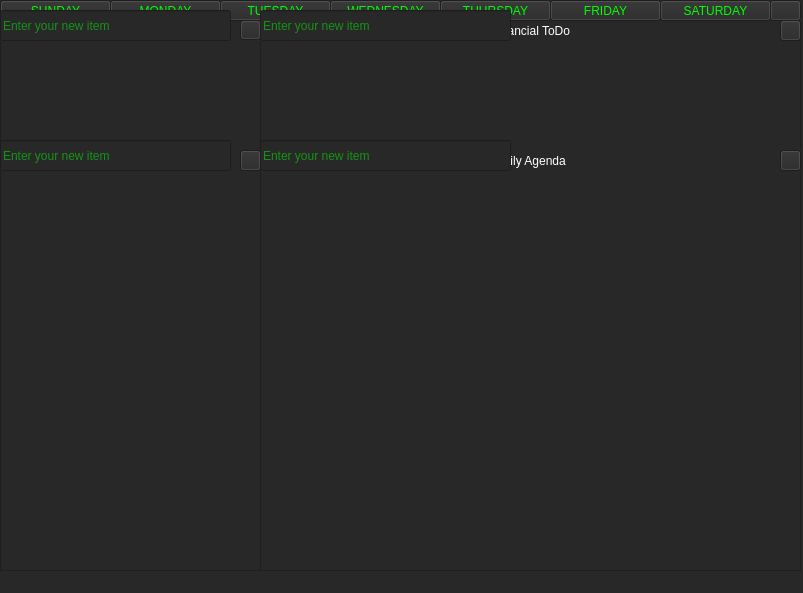
<?xml version="1.0" encoding="UTF-8"?>
<ui version="4.0">
 <class>MainWindow</class>
 <widget class="QMainWindow" name="MainWindow">
  <property name="geometry">
   <rect>
    <x>0</x>
    <y>0</y>
    <width>803</width>
    <height>593</height>
   </rect>
  </property>
  <property name="windowTitle">
   <string>MainWindow</string>
  </property>
  <property name="windowIcon">
   <iconset theme="QIcon::ThemeIcon::InputKeyboard"/>
  </property>
  <property name="autoFillBackground">
   <bool>false</bool>
  </property>
  <property name="styleSheet">
   <string notr="true">font: 12pt &quot;OCR A&quot;;
color: rgb(0, 255, 0);
background-color: rgb(40, 40, 40);</string>
  </property>
  <widget class="QWidget" name="centralwidget">
   <property name="styleSheet">
    <string notr="true"/>
   </property>
   <widget class="QListWidget" name="WeeklyToDo">
    <property name="geometry">
     <rect>
      <x>0</x>
      <y>170</y>
      <width>261</width>
      <height>401</height>
     </rect>
    </property>
    <property name="styleSheet">
     <string notr="true">font: 12pt &quot;OCR A&quot;;</string>
    </property>
   </widget>
   <widget class="QListWidget" name="ImportantDates">
    <property name="geometry">
     <rect>
      <x>0</x>
      <y>40</y>
      <width>261</width>
      <height>111</height>
     </rect>
    </property>
    <property name="styleSheet">
     <string notr="true">font: 12pt &quot;OCR A&quot;;</string>
    </property>
   </widget>
   <widget class="QListWidget" name="DailyEvents">
    <property name="geometry">
     <rect>
      <x>260</x>
      <y>170</y>
      <width>541</width>
      <height>401</height>
     </rect>
    </property>
    <property name="autoFillBackground">
     <bool>false</bool>
    </property>
    <property name="styleSheet">
     <string notr="true">font: 12pt &quot;OCR A&quot;;</string>
    </property>
   </widget>
   <widget class="QListWidget" name="FinancialToDo">
    <property name="geometry">
     <rect>
      <x>260</x>
      <y>40</y>
      <width>541</width>
      <height>111</height>
     </rect>
    </property>
    <property name="styleSheet">
     <string notr="true">font: 12pt &quot;OCR A&quot;;</string>
    </property>
   </widget>
   <widget class="QLabel" name="ImportantDatesLabel">
    <property name="geometry">
     <rect>
      <x>0</x>
      <y>20</y>
      <width>261</width>
      <height>21</height>
     </rect>
    </property>
    <property name="styleSheet">
     <string notr="true">font: 12pt &quot;OCR A&quot;;
text-align:center;
background-color:regb(255,0,0);
color:white;</string>
    </property>
    <property name="text">
     <string>Important Dates</string>
    </property>
    <property name="alignment">
     <set>Qt::AlignmentFlag::AlignCenter</set>
    </property>
   </widget>
   <widget class="QLabel" name="WeeklyToDoLabel">
    <property name="geometry">
     <rect>
      <x>0</x>
      <y>150</y>
      <width>261</width>
      <height>21</height>
     </rect>
    </property>
    <property name="styleSheet">
     <string notr="true">font: 12pt &quot;OCR A&quot;;
text-align:center;
background-color:regb(255,0,0);
color:white;</string>
    </property>
    <property name="text">
     <string>Weekly ToDo</string>
    </property>
    <property name="alignment">
     <set>Qt::AlignmentFlag::AlignCenter</set>
    </property>
   </widget>
   <widget class="QLabel" name="DailyAgendaLabel">
    <property name="geometry">
     <rect>
      <x>260</x>
      <y>150</y>
      <width>541</width>
      <height>21</height>
     </rect>
    </property>
    <property name="styleSheet">
     <string notr="true">font: 12pt &quot;OCR A&quot;;
text-align:center;
background-color:regb(255,0,0);
color:white;</string>
    </property>
    <property name="text">
     <string>Daily Agenda</string>
    </property>
    <property name="alignment">
     <set>Qt::AlignmentFlag::AlignCenter</set>
    </property>
   </widget>
   <widget class="QLabel" name="FinancialLabel">
    <property name="geometry">
     <rect>
      <x>260</x>
      <y>20</y>
      <width>541</width>
      <height>21</height>
     </rect>
    </property>
    <property name="styleSheet">
     <string notr="true">font: 12pt &quot;OCR A&quot;;
text-align:center;
background-color:regb(255,0,0);
color:white;</string>
    </property>
    <property name="text">
     <string>Financial ToDo</string>
    </property>
    <property name="alignment">
     <set>Qt::AlignmentFlag::AlignCenter</set>
    </property>
   </widget>
   <widget class="QPushButton" name="Sunday">
    <property name="geometry">
     <rect>
      <x>0</x>
      <y>0</y>
      <width>111</width>
      <height>21</height>
     </rect>
    </property>
    <property name="text">
     <string>SUNDAY</string>
    </property>
    <property name="checkable">
     <bool>false</bool>
    </property>
   </widget>
   <widget class="QPushButton" name="Monday">
    <property name="geometry">
     <rect>
      <x>110</x>
      <y>0</y>
      <width>111</width>
      <height>21</height>
     </rect>
    </property>
    <property name="styleSheet">
     <string notr="true"/>
    </property>
    <property name="text">
     <string>MONDAY</string>
    </property>
    <property name="checkable">
     <bool>false</bool>
    </property>
    <property name="autoExclusive">
     <bool>false</bool>
    </property>
    <property name="flat">
     <bool>false</bool>
    </property>
   </widget>
   <widget class="QPushButton" name="Tuesday">
    <property name="geometry">
     <rect>
      <x>220</x>
      <y>0</y>
      <width>111</width>
      <height>21</height>
     </rect>
    </property>
    <property name="styleSheet">
     <string notr="true"/>
    </property>
    <property name="text">
     <string>TUESDAY</string>
    </property>
   </widget>
   <widget class="QPushButton" name="Wednesday">
    <property name="geometry">
     <rect>
      <x>330</x>
      <y>0</y>
      <width>111</width>
      <height>21</height>
     </rect>
    </property>
    <property name="text">
     <string>WEDNESDAY</string>
    </property>
   </widget>
   <widget class="QPushButton" name="Thursday">
    <property name="geometry">
     <rect>
      <x>440</x>
      <y>0</y>
      <width>111</width>
      <height>21</height>
     </rect>
    </property>
    <property name="text">
     <string>THURSDAY</string>
    </property>
   </widget>
   <widget class="QPushButton" name="Friday">
    <property name="geometry">
     <rect>
      <x>550</x>
      <y>0</y>
      <width>111</width>
      <height>21</height>
     </rect>
    </property>
    <property name="text">
     <string>FRIDAY</string>
    </property>
   </widget>
   <widget class="QPushButton" name="Saturday">
    <property name="geometry">
     <rect>
      <x>660</x>
      <y>0</y>
      <width>111</width>
      <height>21</height>
     </rect>
    </property>
    <property name="text">
     <string>SATURDAY</string>
    </property>
    <property name="flat">
     <bool>false</bool>
    </property>
   </widget>
   <widget class="QLineEdit" name="ImportantEdit">
    <property name="geometry">
     <rect>
      <x>0</x>
      <y>10</y>
      <width>231</width>
      <height>31</height>
     </rect>
    </property>
    <property name="styleSheet">
     <string notr="true">font: 12pt &quot;OCR A&quot;;</string>
    </property>
    <property name="placeholderText">
     <string>Enter your new item</string>
    </property>
   </widget>
   <widget class="QLineEdit" name="FinancialEdit">
    <property name="geometry">
     <rect>
      <x>260</x>
      <y>10</y>
      <width>251</width>
      <height>31</height>
     </rect>
    </property>
    <property name="styleSheet">
     <string notr="true"/>
    </property>
    <property name="placeholderText">
     <string>Enter your new item</string>
    </property>
   </widget>
   <widget class="QLineEdit" name="DailyEdit">
    <property name="geometry">
     <rect>
      <x>260</x>
      <y>140</y>
      <width>251</width>
      <height>31</height>
     </rect>
    </property>
    <property name="styleSheet">
     <string notr="true">font: 12pt &quot;OCR A&quot;;</string>
    </property>
    <property name="placeholderText">
     <string>Enter your new item</string>
    </property>
   </widget>
   <widget class="QLineEdit" name="WeeklyEdit">
    <property name="geometry">
     <rect>
      <x>0</x>
      <y>140</y>
      <width>231</width>
      <height>31</height>
     </rect>
    </property>
    <property name="styleSheet">
     <string notr="true">font: 12pt &quot;OCR A&quot;;</string>
    </property>
    <property name="placeholderText">
     <string>Enter your new item</string>
    </property>
   </widget>
   <widget class="QPushButton" name="AddImportant">
    <property name="geometry">
     <rect>
      <x>240</x>
      <y>20</y>
      <width>21</width>
      <height>20</height>
     </rect>
    </property>
    <property name="autoFillBackground">
     <bool>false</bool>
    </property>
    <property name="styleSheet">
     <string notr="true"/>
    </property>
    <property name="text">
     <string/>
    </property>
    <property name="icon">
     <iconset theme="QIcon::ThemeIcon::ListAdd"/>
    </property>
   </widget>
   <widget class="QPushButton" name="AddFinancial">
    <property name="geometry">
     <rect>
      <x>780</x>
      <y>20</y>
      <width>21</width>
      <height>21</height>
     </rect>
    </property>
    <property name="autoFillBackground">
     <bool>false</bool>
    </property>
    <property name="styleSheet">
     <string notr="true"/>
    </property>
    <property name="text">
     <string/>
    </property>
    <property name="icon">
     <iconset theme="QIcon::ThemeIcon::ListAdd"/>
    </property>
   </widget>
   <widget class="QPushButton" name="AddDaily">
    <property name="geometry">
     <rect>
      <x>780</x>
      <y>150</y>
      <width>21</width>
      <height>21</height>
     </rect>
    </property>
    <property name="autoFillBackground">
     <bool>false</bool>
    </property>
    <property name="styleSheet">
     <string notr="true"/>
    </property>
    <property name="text">
     <string/>
    </property>
    <property name="icon">
     <iconset theme="QIcon::ThemeIcon::ListAdd"/>
    </property>
   </widget>
   <widget class="QPushButton" name="AddWeekly">
    <property name="geometry">
     <rect>
      <x>240</x>
      <y>150</y>
      <width>21</width>
      <height>21</height>
     </rect>
    </property>
    <property name="autoFillBackground">
     <bool>false</bool>
    </property>
    <property name="styleSheet">
     <string notr="true"/>
    </property>
    <property name="text">
     <string/>
    </property>
    <property name="icon">
     <iconset theme="QIcon::ThemeIcon::ListAdd"/>
    </property>
   </widget>
   <widget class="QPushButton" name="SAVE">
    <property name="geometry">
     <rect>
      <x>770</x>
      <y>0</y>
      <width>31</width>
      <height>21</height>
     </rect>
    </property>
    <property name="autoFillBackground">
     <bool>false</bool>
    </property>
    <property name="styleSheet">
     <string notr="true"/>
    </property>
    <property name="text">
     <string/>
    </property>
    <property name="icon">
     <iconset theme="QIcon::ThemeIcon::DocumentSave"/>
    </property>
   </widget>
  </widget>
  <widget class="QStatusBar" name="statusbar">
   <property name="mouseTracking">
    <bool>false</bool>
   </property>
  </widget>
 </widget>
 <resources/>
 <connections/>
</ui>
